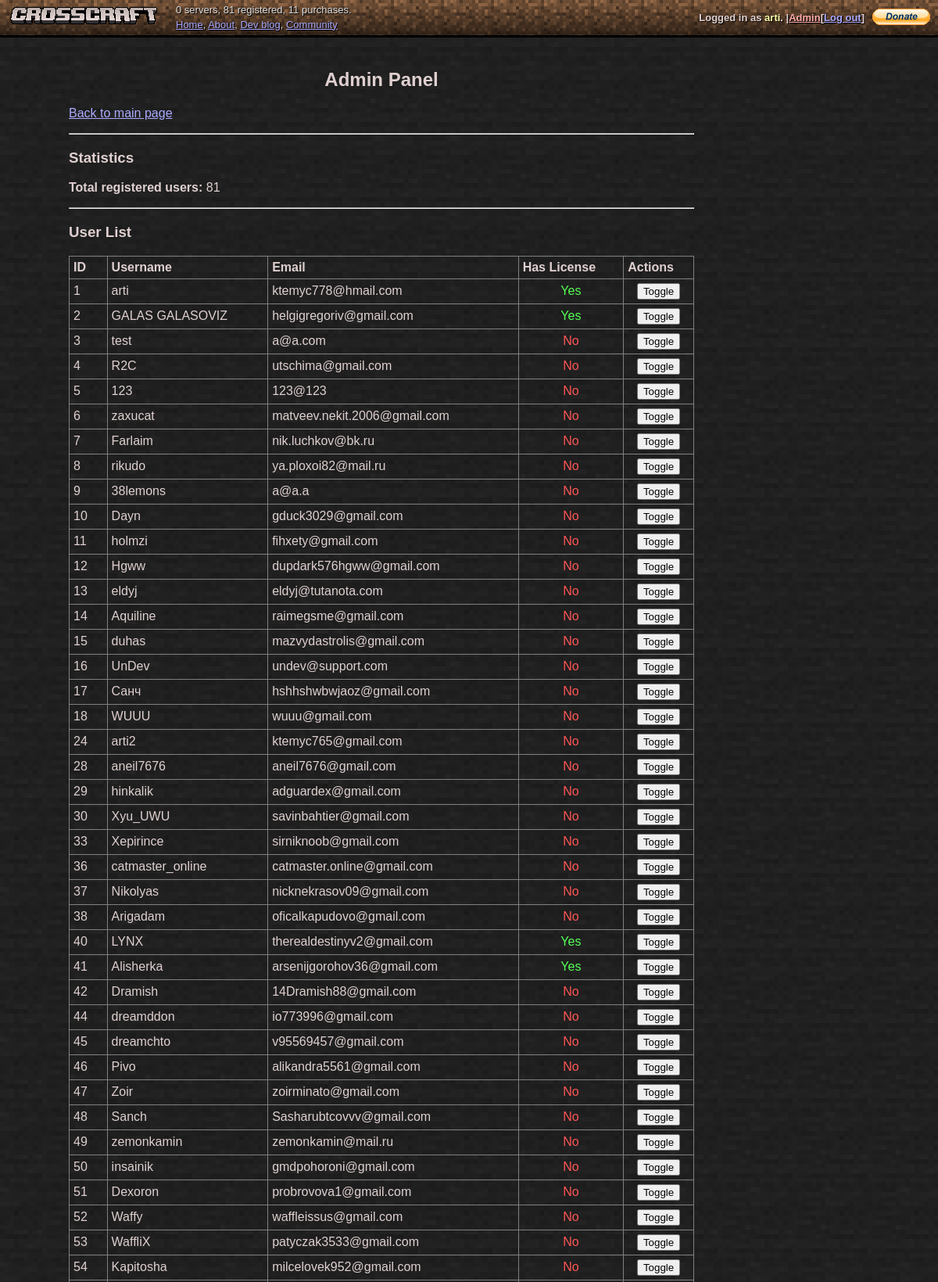
The page /admin (signed in, upper part) on the database its author committed.
### app.py (models this page shows, shortened)
class User(UserMixin, db.Model):
    id = db.Column(db.Integer, primary_key=True)
    username = db.Column(db.String(80), unique=True, nullable=False)
    email = db.Column(db.String(120), unique=True, nullable=False)
    password_hash = db.Column(db.String(120), nullable=False)
    email_confirmed = db.Column(db.Boolean, default=False)
    confirmed_at = db.Column(db.DateTime, nullable=True)
    has_license = db.Column(db.Boolean, default=False, nullable=False)
    created_at = db.Column(db.DateTime, default=datetime.utcnow)
    current_session_id = db.Column(db.String(100), nullable=True)

### app.py (the view)
@app.route('/admin')
@login_required
def admin_panel():
    if current_user.id != 1:
        abort(403)
    user_count = User.query.count()
    confirmed_count = User.query.filter_by(email_confirmed=True).count()
    unconfirmed_count = User.query.filter_by(email_confirmed=False).count()
    all_users = User.query.order_by(User.id).all()
    return render_template('admin.html',
        user_count=user_count,
        confirmed_count=confirmed_count,
        unconfirmed_count=unconfirmed_count,
        all_users=all_users)

### app.py (called while the page is built)
@login_manager.user_loader
def load_user(user_id):
    return User.query.get(int(user_id))

@app.context_processor
def inject_global_stats():
    registered_count = User.query.count()
    purchased_count = User.query.filter_by(has_license=True).count()
    cutoff_time = datetime.utcnow() - timedelta(minutes=5)
    server_count = Server.query.filter(Server.last_heartbeat >= cutoff_time).count()
    return dict(
        total_registered=registered_count,
        total_purchased=purchased_count,
        total_servers=server_count
    )

### templates/admin.html (shortened to what this page needs)
{% extends "base.html" %}
{% block content %}
<div class="main-container" style="text-align: left; max-width: 800px;">
    <h2 style="text-align: center;">Admin Panel</h2>
    <p><a href="{{ url_for('index') }}">Back to main page</a></p>
    <hr>
    <h3>Statistics</h3>
    <p><strong>Total registered users:</strong> {{ user_count }}</p>
    <hr>
    <h3>User List</h3>
    <table border="1" style="width: 100%; border-collapse: collapse;">
        <thead>
            <tr>
                <th style="padding: 5px;">ID</th>
                <th style="padding: 5px;">Username</th>
                <th style="padding: 5px;">Email</th>
                <th style="padding: 5px;">Has License</th>
                <th style="padding: 5px;">Actions</th>
            </tr>
        </thead>
        <tbody>
            {% for user in all_users %}
            <tr>
                <td style="padding: 5px;">{{ user.id }}</td>
                <td style="padding: 5px;">{{ user.username }}</td>
                <td style="padding: 5px;">{{ user.email }}</td>
                <td style="padding: 5px; text-align: center;">
                    {% if user.has_license %}
                        <span style="color: #55ff55;">Yes</span>
                    {% else %}
                        <span style="color: #ff5555;">No</span>
                    {% endif %}
                </td>
                <td style="padding: 5px; text-align: center;">
                    <form action="{{ url_for('toggle_license', user_id=user.id) }}" method="post" style="margin:0;">
                        <button type="submit">Toggle</button>
                    </form>
                </td>
            </tr>
            {% endfor %}
        </tbody>
    </table>
</div>
{% endblock %}

### templates/base.html (shortened to what this page needs)
<!DOCTYPE html>
<html lang="en">
<head>
</head>
<body>
    <div id="toppanel">
        <div class="logo-container">
            <a href="{{ url_for('index') }}">
                <img src="{{ url_for('static', filename='img/crosscraftlogo.png') }}"
                    alt="CrossCraft Logo"
                    style="height: 40px; image-rendering: pixelated; vertical-align: middle;">
            </a>
        </div>
        <div class="links">
            <span>
                {{ total_servers }} servers, {{ total_registered }} registered, {{ total_purchased }} purchases.
            </span>
            <br>
            <a href="{{ url_for('index') }}">Home</a>,
            <a href="{{ url_for('about') }}">About</a>,
            <a href="#">Dev blog</a>,
            <a href="{{ url_for('server_list_page') }}">Community</a>
        </div>
        <div class="login-panel">
            {% if current_user.is_authenticated %}
                Logged in as&nbsp;<a href="{{ url_for('profile') }}" style="color: #ffffaa; font-weight: bold; text-decoration: none;"> {{ current_user.username }} </a>.
                {% if current_user.id == 1 %}
                     | <a href="{{ url_for('admin_panel') }}" style="color: #ffaaaa;"> Admin </a>
                {% endif %}
                [ <a href="{{ url_for('logout') }}"> Log out </a> ]
            {% else %}
                Not logged in.
                [ <a href="{{ url_for('login') }}"> Log in </a> | <a href="{{ url_for('register') }}"> Register </a> ]
            {% endif %}
            <span class="donate-btn">
                <a href="https://dalink.to/poly9a" target="_blank">
                    <img src="{{ url_for('static', filename='img/btn_donate_SM.gif') }}" border="0" alt="Donate">
                </a>
            </span>
        </div>
    </div>
    <div id="content">
        {% block content %}{% endblock %}
    </div>
</body>
</html>

### rows shown on the page
User: username "arti", id "1", email "ktemyc778@hmail.com", has_license "Yes"
User: id "2", username "GALAS GALASOVIZ", email "helgigregoriv@gmail.com", has_license "Yes"
User: id "3", username "test", email "a@a.com", has_license "No"
User: id "4", username "R2C", email "utschima@gmail.com", has_license "No"
User: id "5", username "123", email "123@123", has_license "No"
User: id "6", username "zaxucat", email "matveev.nekit.2006@gmail.com", has_license "No"
User: id "7", username "Farlaim", email "nik.luchkov@bk.ru", has_license "No"
User: id "8", username "rikudo", email "ya.ploxoi82@mail.ru", has_license "No"
User: id "9", username "38lemons", email "a@a.a", has_license "No"
User: id "10", username "Dayn", email "gduck3029@gmail.com", has_license "No"
User: id "11", username "holmzi", email "fihxety@gmail.com", has_license "No"
User: id "12", username "Hgww", email "dupdark576hgww@gmail.com", has_license "No"
User: id "13", username "eldyj", email "eldyj@tutanota.com", has_license "No"
User: id "14", username "Aquiline", email "raimegsme@gmail.com", has_license "No"
User: id "15", username "duhas", email "mazvydastrolis@gmail.com", has_license "No"
User: id "16", username "UnDev", email "undev@support.com", has_license "No"
User: id "17", username "Санч", email "hshhshwbwjaoz@gmail.com", has_license "No"
User: id "18", username "WUUU", email "wuuu@gmail.com", has_license "No"
User: id "24", username "arti2", email "ktemyc765@gmail.com", has_license "No"
User: id "28", username "aneil7676", email "aneil7676@gmail.com", has_license "No"
User: id "29", username "hinkalik", email "adguardex@gmail.com", has_license "No"
User: id "30", username "Xyu_UWU", email "savinbahtier@gmail.com", has_license "No"
User: id "33", username "Xepirince", email "sirniknoob@gmail.com", has_license "No"
User: id "36", username "catmaster_online", email "catmaster.online@gmail.com", has_license "No"
User: id "37", username "Nikolyas", email "nicknekrasov09@gmail.com", has_license "No"
User: id "38", username "Arigadam", email "oficalkapudovo@gmail.com", has_license "No"
User: id "40", username "LYNX", email "therealdestinyv2@gmail.com", has_license "Yes"
User: id "41", username "Alisherka", email "arsenijgorohov36@gmail.com", has_license "Yes"
User: id "42", username "Dramish", email "14Dramish88@gmail.com", has_license "No"
User: id "44", username "dreamddon", email "io773996@gmail.com", has_license "No"
User: id "45", username "dreamchto", email "v95569457@gmail.com", has_license "No"
User: id "46", username "Pivo", email "alikandra5561@gmail.com", has_license "No"
User: id "47", username "Zoir", email "zoirminato@gmail.com", has_license "No"
User: id "48", username "Sanch", email "Sasharubtcovvv@gmail.com", has_license "No"
User: id "49", username "zemonkamin", email "zemonkamin@mail.ru", has_license "No"
User: id "50", username "insainik", email "gmdpohoroni@gmail.com", has_license "No"
User: id "51", username "Dexoron", email "probrovova1@gmail.com", has_license "No"
User: id "52", username "Waffy", email "waffleissus@gmail.com", has_license "No"
User: id "53", username "WaffliX", email "patyczak3533@gmail.com", has_license "No"
User: id "54", username "Kapitosha", email "milcelovek952@gmail.com", has_license "No"

### other values the page prints
{{ total_servers }} "0"
{{ total_registered }} "81"
{{ total_purchased }} "11"
{{ user_count }} "81"
